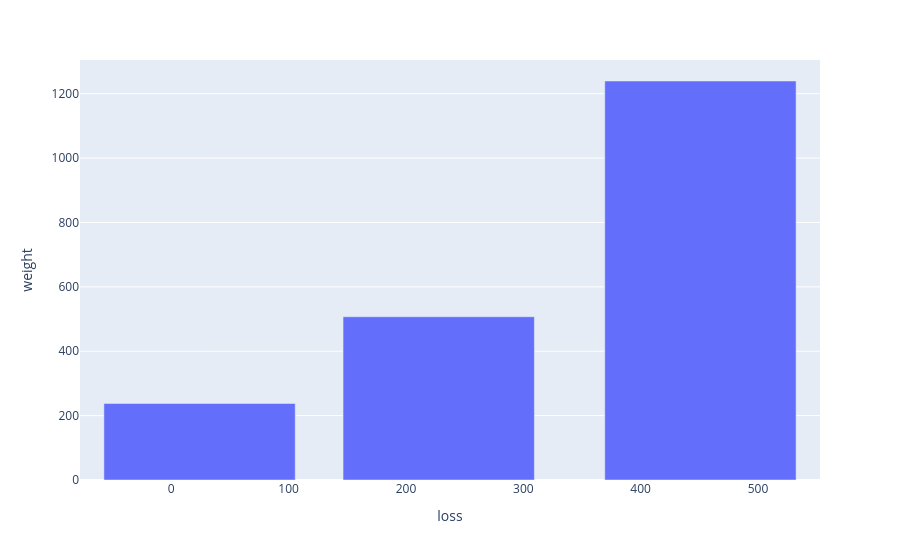

This figure's notebook cell:
### Code cell
import pandas as pd
df = pd.DataFrame({"all_centipawn_losses": all_centipawn_losses})
df["all_centipawn_losses"] = df["all_centipawn_losses"].apply(lambda x: max(x, 0))
df["group"] = pd.cut(df["all_centipawn_losses"], bins=3)
df["weight"] = (df["all_centipawn_losses"] / 100) ** 2
df2 = df.groupby("group")[["weight"]].sum()
df2["loss"] = df.groupby("group")["all_centipawn_losses"].mean()
df2 = df2.reset_index()
fig1 = px.bar(df2, x="loss", y="weight")
fig1.show()

### Figure 1 — Plotly figure (JSON) as saved in the notebook; plotly's stock layout.template omitted (floating-point values rounded to 4 significant figures)
{"data": [{"alignmentgroup": "True", "hovertemplate": "loss=%{x}<br>weight=%{y}<extra></extra>", "legendgroup": "", "marker": {"color": "#636efa", "pattern": {"shape": ""}}, "name": "", "offsetgroup": "", "orientation": "v", "showlegend": false, "textposition": "auto", "x": [24.1, 227.9, 450.9], "xaxis": "x", "y": [237.7, 507.1, 1239.0], "yaxis": "y", "type": "bar"}], "layout": {"xaxis": {"anchor": "y", "domain": [0.0, 1.0], "title": {"text": "loss"}}, "yaxis": {"anchor": "x", "domain": [0.0, 1.0], "title": {"text": "weight"}}, "legend": {"tracegroupgap": 0}, "margin": {"t": 60}, "barmode": "relative"}}
